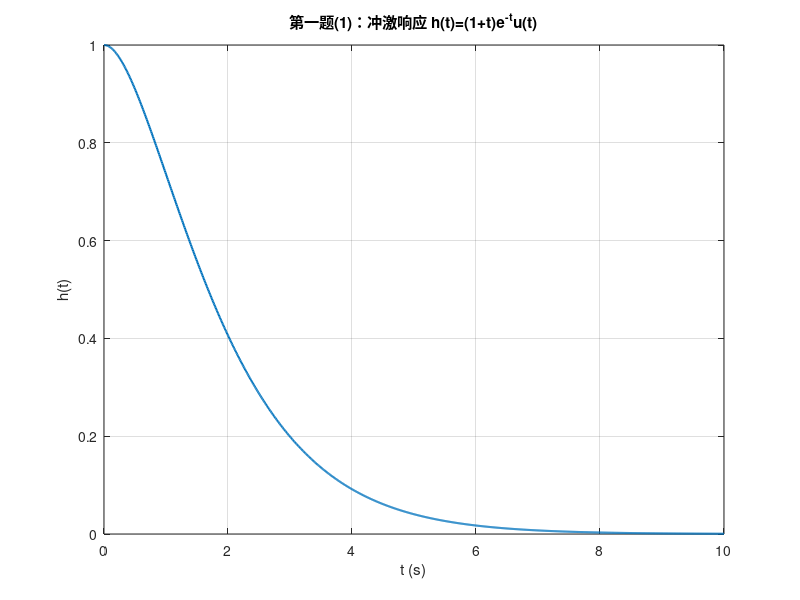
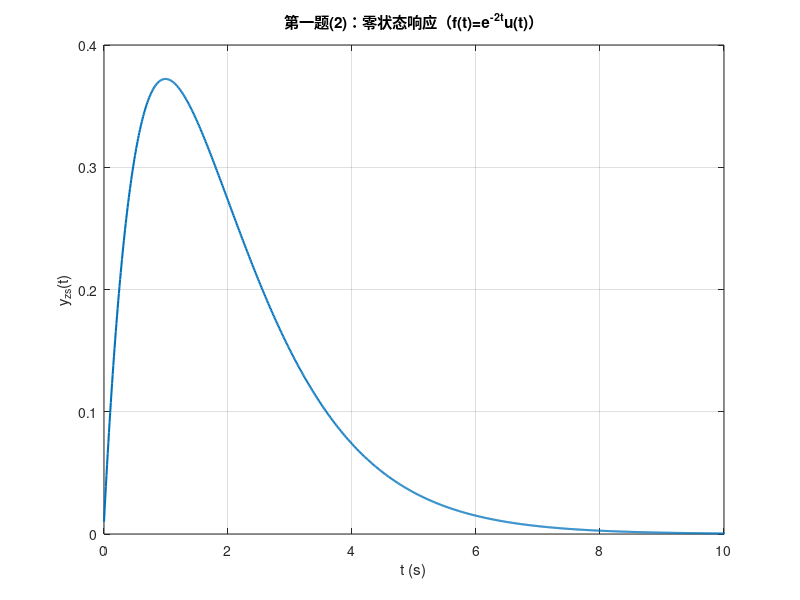
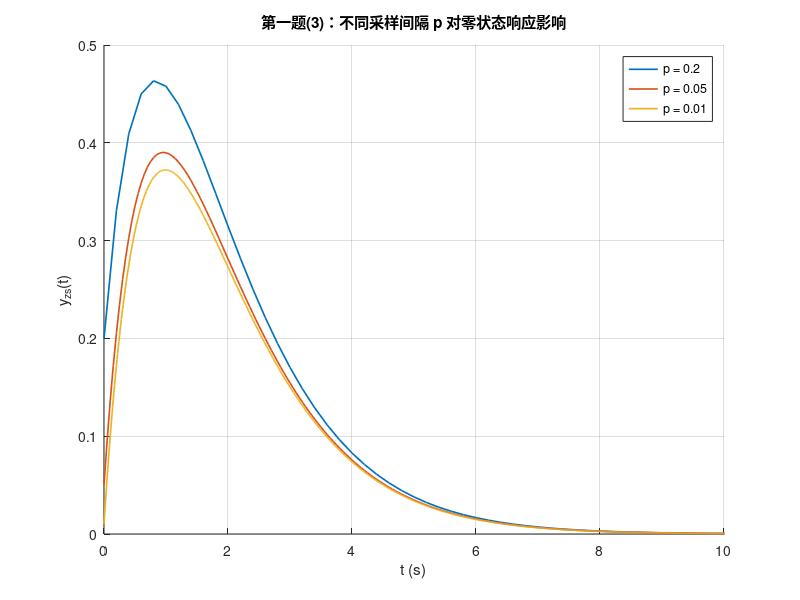
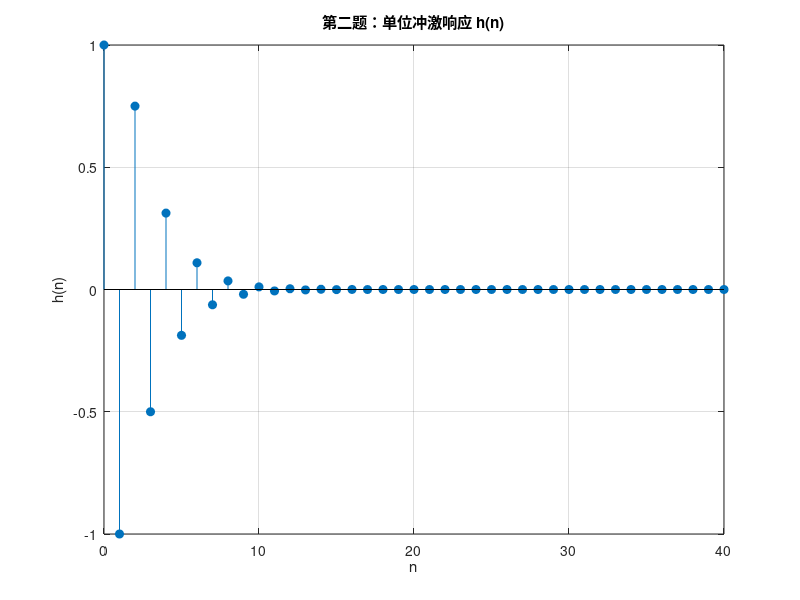

These figures' MATLAB source, in order:
clc; clear; close all;

%% 实验三 线性时不变系统的时域分析（纯MATLAB版）
% ------------------------------------------------------------
% 第一题：连续系统
% 微分方程：
% y''(t)+2y'(t)+y(t)=f'(t)+2f(t)
% H(s)=Y(s)/F(s)=(s+2)/(s+1)^2
% h(t)=L^-1{H(s)}=(1+t)e^(-t)u(t)
% ------------------------------------------------------------

t_end = 10;

%% 第一题(1)：系统冲激响应
p = 0.01;
t = 0:p:t_end;
h = (1 + t).*exp(-t);

figure;
plot(t, h, 'LineWidth', 1.5);
grid on;
title('第一题(1)：冲激响应 h(t)=(1+t)e^{-t}u(t)');
xlabel('t (s)');
ylabel('h(t)');

%% 第一题(2)：输入 f(t)=e^{-2t}u(t) 的零状态响应
f = exp(-2*t);
y_zs = p * conv(f, h);          % 卷积积分离散近似
t_y = 0:p:(2*t_end);

figure;
plot(t_y, y_zs, 'LineWidth', 1.5);
grid on;
xlim([0 t_end]);
title('第一题(2)：零状态响应（f(t)=e^{-2t}u(t)）');
xlabel('t (s)');
ylabel('y_{zs}(t)');

%% 第一题(3)：改变采样间隔 p 观察影响
p_list = [0.2, 0.05, 0.01];

figure; hold on;
for k = 1:length(p_list)
    pk = p_list(k);
    tk = 0:pk:t_end;
    hk = (1 + tk).*exp(-tk);
    fk = exp(-2*tk);
    yk = pk * conv(fk, hk);
    tyk = 0:pk:(2*t_end);

    plot(tyk, yk, 'LineWidth', 1.2, ...
        'DisplayName', ['p = ' num2str(pk)]);
end
grid on;
xlim([0 t_end]);
legend('show');
title('第一题(3)：不同采样间隔 p 对零状态响应影响');
xlabel('t (s)');
ylabel('y_{zs}(t)');

% ------------------------------------------------------------
% 第二题：离散系统
% y(n)+y(n-1)+0.25y(n-2)=f(n)
% 求：单位冲激响应、单位阶跃响应
% ------------------------------------------------------------
n = 0:40;
den2 = [1 1 0.25];
num2 = 1;

% 单位冲激响应
x_imp = [1 zeros(1, length(n)-1)];
h2 = filter(num2, den2, x_imp);

figure;
stem(n, h2, 'filled');
grid on;
title('第二题：单位冲激响应 h(n)');
xlabel('n');
ylabel('h(n)');

% 单位阶跃响应
x_step = ones(1, length(n));
y_step = filter(num2, den2, x_step);

figure;
stem(n, y_step, 'filled');
grid on;
title('第二题：单位阶跃响应 s(n)');
xlabel('n');
ylabel('s(n)');

% ------------------------------------------------------------
% 第三题：离散系统
% y[n]=0.5f[n]+f[n-1]
% 求：冲激响应数值解并画波形
% ------------------------------------------------------------
n3 = 0:20;
x3 = [1 zeros(1, length(n3)-1)];   % f[n]=δ[n]

% y[n]=0.5f[n]+f[n-1] -> b=[0.5 1], a=1
h3 = filter([0.5 1], 1, x3);

figure;
stem(n3, h3, 'filled');
grid on;
title('第三题：冲激响应 h[n]');
xlabel('n');
ylabel('h[n]');

disp('第三题冲激响应前10项：');
disp(h3(1:10));
